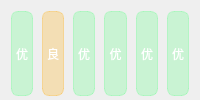
       <widget class="QWidget" name="widget0403" native="true">
        <property name="styleSheet">
         <string notr="true">color: rgb(255, 255, 255);</string>
        </property>
        <layout class="QGridLayout" name="gridLayout_4">
         <property name="bottomMargin">
          <number>4</number>
         </property>
         <property name="horizontalSpacing">
          <number>9</number>
         </property>
         <property name="verticalSpacing">
          <number>0</number>
         </property>
         <item row="0" column="0">
          <widget class="QLabel" name="labelAirQ0">
           <property name="styleSheet">
            <string notr="true">color: rgb(255, 255, 255);
background: rgba(85, 255, 127, 0.25);
border: 1px solid rgba(85, 255, 127, 0.3);
backdrop-filter: blur(6px);
border-radius: 7px;</string>
           </property>
           <property name="text">
            <string>优</string>
           </property>
           <property name="alignment">
            <set>Qt::AlignCenter</set>
           </property>
          </widget>
         </item>
         <item row="0" column="1">
          <widget class="QLabel" name="labelAirQ1">
           <property name="styleSheet">
            <string notr="true">color: rgb(255, 255, 255);
background: rgba(255, 170, 0, 0.25);
border: 1px solid rgba(255, 170, 0, 0.3);
backdrop-filter: blur(6px);
border-radius: 7px;</string>
           </property>
           <property name="text">
            <string>良</string>
           </property>
           <property name="alignment">
            <set>Qt::AlignCenter</set>
           </property>
          </widget>
         </item>
         <item row="0" column="2">
          <widget class="QLabel" name="labelAirQ2">
           <property name="styleSheet">
            <string notr="true">color: rgb(255, 255, 255);
background: rgba(85, 255, 127, 0.25);border: 1px solid rgba(85, 255, 127, 0.3);backdrop-filter: blur(6px);
border-radius: 7px;</string>
           </property>
           <property name="text">
            <string>优</string>
           </property>
           <property name="alignment">
            <set>Qt::AlignCenter</set>
           </property>
          </widget>
         </item>
         <item row="0" column="3">
          <widget class="QLabel" name="labelAirQ3">
           <property name="styleSheet">
            <string notr="true">color: rgb(255, 255, 255);
background: rgba(85, 255, 127, 0.25);border: 1px solid rgba(85, 255, 127, 0.3);backdrop-filter: blur(6px);
border-radius: 7px;</string>
           </property>
           <property name="text">
            <string>优</string>
           </property>
           <property name="alignment">
            <set>Qt::AlignCenter</set>
           </property>
          </widget>
         </item>
         <item row="0" column="4">
          <widget class="QLabel" name="labelAirQ4">
           <property name="styleSheet">
            <string notr="true">color: rgb(255, 255, 255);
background: rgba(85, 255, 127, 0.25);border: 1px solid rgba(85, 255, 127, 0.3);backdrop-filter: blur(6px);
border-radius: 7px;</string>
           </property>
           <property name="text">
            <string>优</string>
           </property>
           <property name="alignment">
            <set>Qt::AlignCenter</set>
           </property>
          </widget>
         </item>
         <item row="0" column="5">
          <widget class="QLabel" name="labelAirQ5">
           <property name="styleSheet">
            <string notr="true">color: rgb(255, 255, 255);
background: rgba(85, 255, 127, 0.25);border: 1px solid rgba(85, 255, 127, 0.3);backdrop-filter: blur(6px);
border-radius: 7px;</string>
           </property>
           <property name="text">
            <string>优</string>
           </property>
           <property name="alignment">
            <set>Qt::AlignCenter</set>
           </property>
          </widget>
         </item>
        </layout>
       </widget>
